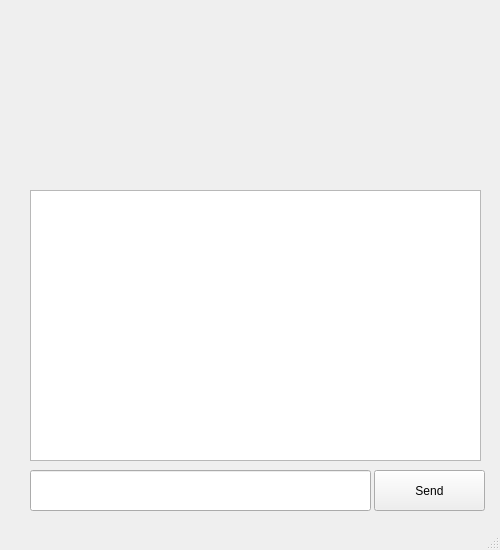
<?xml version="1.0" encoding="UTF-8"?>
<ui version="4.0">
 <class>MainWindow</class>
 <widget class="QMainWindow" name="MainWindow">
  <property name="geometry">
   <rect>
    <x>0</x>
    <y>0</y>
    <width>500</width>
    <height>550</height>
   </rect>
  </property>
  <property name="windowTitle">
   <string>Doctor</string>
  </property>
  <property name="windowIcon">
   <iconset>
    <normaloff>9-512.png</normaloff>9-512.png</iconset>
  </property>
  <widget class="QWidget" name="centralwidget">
   <widget class="QLabel" name="label">
    <property name="geometry">
     <rect>
      <x>200</x>
      <y>30</y>
      <width>101</width>
      <height>101</height>
     </rect>
    </property>
    <property name="text">
     <string/>
    </property>
    <property name="textFormat">
     <enum>Qt::RichText</enum>
    </property>
    <property name="pixmap">
     <pixmap>9-512.png</pixmap>
    </property>
    <property name="scaledContents">
     <bool>true</bool>
    </property>
   </widget>
   <widget class="QLabel" name="label_2">
    <property name="geometry">
     <rect>
      <x>100</x>
      <y>120</y>
      <width>311</width>
      <height>81</height>
     </rect>
    </property>
    <property name="text">
     <string/>
    </property>
    <property name="textFormat">
     <enum>Qt::RichText</enum>
    </property>
    <property name="pixmap">
     <pixmap>title.png</pixmap>
    </property>
   </widget>
   <widget class="QListView" name="listView">
    <property name="geometry">
     <rect>
      <x>30</x>
      <y>190</y>
      <width>451</width>
      <height>271</height>
     </rect>
    </property>
   </widget>
   <widget class="QPushButton" name="pushButton">
    <property name="geometry">
     <rect>
      <x>374</x>
      <y>470</y>
      <width>111</width>
      <height>41</height>
     </rect>
    </property>
    <property name="text">
     <string>Send</string>
    </property>
   </widget>
   <widget class="QLineEdit" name="lineEdit">
    <property name="geometry">
     <rect>
      <x>30</x>
      <y>470</y>
      <width>341</width>
      <height>41</height>
     </rect>
    </property>
   </widget>
  </widget>
  <widget class="QStatusBar" name="statusbar"/>
 </widget>
 <resources/>
 <connections/>
</ui>
